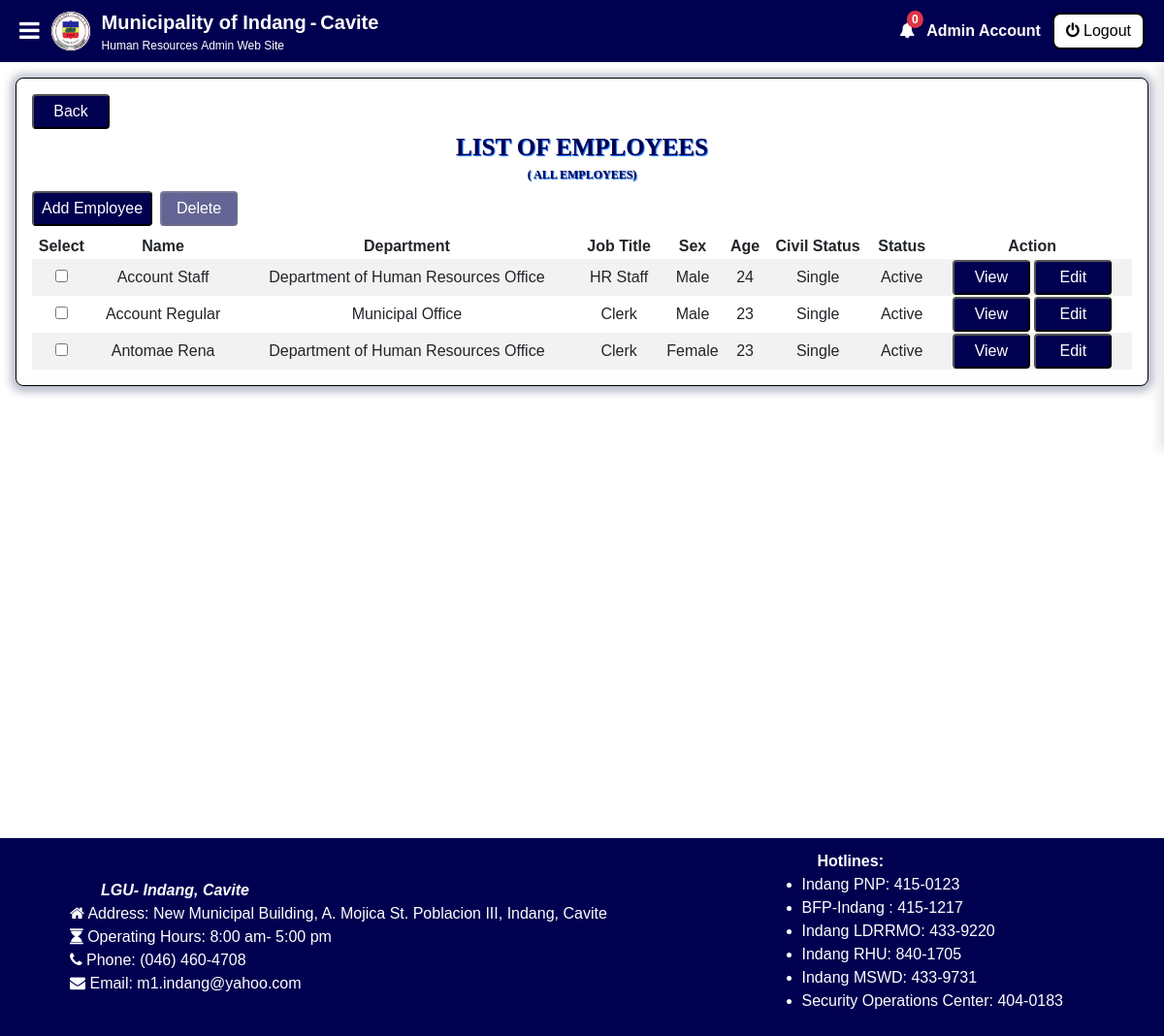
/admin/departments/employee-list/index.php (signed in), run on the app's committed database.
### tables this page shows
CREATE TABLE `tbl_useraccounts` (
  `account_id` int(11) NOT NULL,
  `employee_id` varchar(255) NOT NULL,
  `role` varchar(255) NOT NULL,
  `email` varchar(255) NOT NULL,
  `password` varchar(255) NOT NULL,
  `photoURL` varchar(255) NOT NULL,
  `firstName` varchar(255) NOT NULL,
  `middleName` varchar(255) NOT NULL,
  `lastName` varchar(255) NOT NULL,
  `suffix` varchar(255) NOT NULL,
  `birthdate` date NOT NULL,
  `sex` varchar(255) NOT NULL,
  `civilStatus` varchar(255) NOT NULL,
  `department` varchar(255) NOT NULL,
  `jobPosition` varchar(255) NOT NULL,
  `status` varchar(50) NOT NULL,
  `dateStarted` date NOT NULL,
  `dateCreated` timestamp NOT NULL DEFAULT current_timestamp(),
  `reasonForStatus` varchar(255) NOT NULL,
  `archive` varchar(50) NOT NULL
);

### admin/departments/employee-list/index.php (the view, shortened to what the rows shown need)
<?php
include ("../../../constants/routes.php");
$departmentlabel = "";
$departments = getAllDepartments();
if ($_GET['departmentlabel'] !== "index.php" && $_GET['departmentlabel'] !== "index.html") {
    $departmentlabel = sanitizeInput($_GET['departmentlabel']);
} else {
    if (isset($_SESSION['departmentlabel'])) {
        unset($_SESSION['departmentlabel']);
    }
}
if ($departmentlabel) {
    if (strcasecmp($departmentlabel, 'pending') == 0 || strcasecmp($departmentlabel, 'other') == 0 || strcasecmp($departmentlabel, 'others') == 0 || strcasecmp($departmentlabel, 'unassigned') == 0 || strcasecmp($departmentlabel, 'unassign') == 0) {
        $departmentName = "Pending and Unassigned";
        $empsql = "SELECT
                        u.*,
                        CASE
                            WHEN UPPER(d.archive) = 'DELETED' THEN ''
                            ELSE d.departmentName
                        END AS departmentName,
                        CASE
                            WHEN UPPER(desig.archive) = 'DELETED' THEN ''
                            ELSE desig.designationName
                        END AS designationName
                    FROM
                        tbl_useraccounts u
                    LEFT JOIN
                        tbl_departments d ON u.department = d.department_id
                    LEFT JOIN
                        tbl_designations desig ON u.jobPosition = desig.designation_id
                    WHERE
                        (d.department_id IS NULL OR UPPER(d.archive) = 'DELETED')
                        AND UPPER(u.archive) != 'DELETED' AND UPPER(u.role) != 'ADMIN'
                    ORDER BY
                        u.lastName ASC";
        $employees = $database->query($empsql);
    } else {
        for ($i = 0; $i < count($departments); $i++) {
            if ($departments[$i]['department_id'] == $departmentlabel) {
                $departmentName = $departments[$i]['departmentName'];
                break;
            }
        }
        $empsql = "SELECT
                        ua.*,
                        d.departmentName,
                        CASE
                            WHEN UPPER(desig.archive) = 'DELETED' THEN ''
                            ELSE desig.designationName
                        END AS designationName
                    FROM
                        tbl_useraccounts ua
                    LEFT JOIN
                        tbl_departments d ON ua.department = d.department_id
                    LEFT JOIN
                        tbl_designations desig ON ua.jobPosition = desig.designation_id
                    WHERE
                        ua.department = ? AND UPPER(ua.archive) != 'DELETED' AND UPPER(d.archive) != 'DELETED' AND UPPER(ua.role) != 'ADMIN'
                    ORDER BY
                        ua.lastName ASC";
        $stmt = $database->prepare($empsql);
        $stmt->bind_param("s", $departmentlabel);
        $stmt->execute();
        $employees = $stmt->get_result();
    }
} else {
    $empsql = " SELECT
                    ua.*,
                    CASE
                        WHEN UPPER(d.archive) = 'DELETED' THEN ''
                        ELSE d.departmentName
                    END AS departmentName,
                    CASE
                        WHEN UPPER(desig.archive) = 'DELETED' THEN ''
                        ELSE desig.designationName
                    END AS designationName
                FROM
                    tbl_useraccounts ua
                LEFT JOIN
                    tbl_departments d ON ua.department = d.department_id
                LEFT JOIN
                    tbl_designations desig ON ua.jobPosition = desig.designation_id
                WHERE
                    UPPER(ua.archive) != 'DELETED' AND UPPER(ua.role) != 'ADMIN'
                ORDER BY
                    ua.lastName ASC;
                ";
    $employees = $database->query($empsql);
}
?>
<!DOCTYPE html>
<html lang="en">
<head>
    <link rel="stylesheet" href="<?php echo $assets_bootstrap_vcss; ?>">
    <link rel="stylesheet" href="<?php echo $assets_bootstrap_css; ?>">
    <link rel='stylesheet' href="<?php echo $assets_fontawesome; ?>">
    <link rel="stylesheet" href="<?php echo $assets_toastify_css; ?>">
    <link rel="stylesheet" href="<?php echo $assets_datatable_css; ?>">
    <link rel="stylesheet" href="<?php echo $assets_datatable_css_select; ?>">
    <link rel="stylesheet" href="<?php echo $assets_datatable_bootstrap; ?>">
    <link rel="stylesheet" href="<?php echo $assets_css_styles; ?>">
</head>
<body class="webpage-background-cover-admin">
    <div>
        <?php include ($components_file_topnav) ?>
    </div>
    <div class="page-container">
        <div class="page-content">
            <div class="box-container">
                <form method="POST" action="<?php echo $action_delete_employee; ?>">
                    <table id="employees" class="text-center hover table-striped cell-border order-column"
                        style="width:100%">
                        <thead>
                            <tr>
                                <th>Select</th>
                                <th>Name</th>
                                <th>Department</th>
                                <th>Job Title</th>
                                <th>Sex</th>
                                <th>Age</th>
                                <th>Civil Status</th>
                                <th>Status</th>
                                <th>Action</th>
                            </tr>
                        </thead>
                        <tbody>
                            <?php
                            if ($employees->num_rows > 0) {
                                while ($row = $employees->fetch_assoc()) {
                                    ?>
                                    <tr>
                                        <td>
                                            <?php if (strtoupper($row['role']) != "ADMIN") { ?>
                                                <input type="checkbox" name="selectedEmployee[]"
                                                    value="<?php echo $row['employee_id']; ?>" />
                                            <?php } else { ?>
                                                <input type="checkbox" name="disabledones"
                                                    value="<?php echo $row['employee_id']; ?>" disabled />
                                            <?php } ?>
                                        </td>
                                        <td>
                                            <?php
                                            echo organizeFullName($row['firstName'], $row['middleName'], $row['lastName'], $row['suffix'], $order = 2);
                                            ?>
                                        </td>
                                        <td>
                                            <?php
                                            if ($row['departmentName']) {
                                                echo $row['departmentName'];
                                            } else if (strcasecmp($row['department'], "Pending") == 0) {
                                                echo "Pending";
                                            } else {
                                                echo "Unassigned";
                                            }
                                            ?>
                                        </td>
                                        <td>
                                            <?php
                                            if ($row['designationName']) {
                                                echo $row['designationName'];
                                            } else {
                                                echo "Unassigned";
                                            }
                                            ?>
                                        </td>
                                        <td>
                                            <?php echo $row['sex']; ?>
                                        </td>
                                        <td>
                                            <?php echo identifyEmployeeAge($row['birthdate']); ?>
                                        </td>
                                        <td>
                                            <?php echo $row['civilStatus']; ?>
                                        </td>
                                        <td>
                                            <?php echo $row['status']; ?>
                                        </td>
                                        <td>
                                            <a
                                                href="<?php echo $location_admin_departments_employee . '/' . $row['employee_id'] . '/'; ?>">
                                                <button type="button" class="custom-regular-button">
                                                    View
                                                </button>
                                            </a>
                                            <button type="button" class="custom-regular-button editEmployeeButton"
                                                data-toggle="modal" data-target="#editEmployee"
                                                data-employee-id="<?php echo $row['employee_id']; ?>"
                                                data-role="<?php echo $row['role']; ?>"
                                                data-email="<?php echo $row['email']; ?>"
                                                data-password="<?php echo $row['password']; ?>"
                                                data-first-name="<?php echo $row['firstName']; ?>"
                                                data-middle-name="<?php echo $row['middleName']; ?>"
                                                data-last-name="<?php echo $row['lastName']; ?>"
                                                data-suffix="<?php echo $row['suffix']; ?>"
                                                data-sex="<?php echo $row['sex']; ?>"
                                                data-civil-status="<?php echo $row['civilStatus']; ?>"
                                                data-birthdate="<?php echo $row['birthdate']; ?>"
                                                data-department="<?php echo $row['department']; ?>"
                                                data-job-position="<?php echo $row['jobPosition']; ?>"
                                                data-date-started="<?php echo $row['dateStarted']; ?>"
                                                data-account-status="<?php echo $row['status']; ?>">
                                                Edit
                                            </button>
                                        </td>
                                    </tr>
                                    <?php
                                }
                            }
                            ?>
                        </tbody>
                    </table>
                </form>
            </div>
        </div>
    </div>
</body>
</html>

### components/topnavigation.php (shortened to what the rows shown need)
<?php
$employeeUserName = [];
if (isset($_SESSION['employeeId'])) {
    $employeeId = $database->real_escape_string($_SESSION['employeeId']);
    $UserNamequery = "SELECT firstName, lastName FROM tbl_useraccounts WHERE employee_Id = ?";
    $stmtUserName = $database->prepare($UserNamequery);
    if ($stmtUserName) {
        $stmtUserName->bind_param("s", $employeeId);
        $stmtUserName->execute();
        $userResult = $stmtUserName->get_result();
        if ($userResult->num_rows > 0) {
            $employeeUserName = $userResult->fetch_assoc();
        }
    } else {
    }
}
?>
<nav id="top-nav" class="top-nav-container">
    <div class="top-nav-content">
        <div id="notification-menu" class="position-relative clickable-element toggle-notification">
            <i class="fa fa-bell text-white"></i>
            <span id="notifCount"
                class="position-absolute top-0 start-100 translate-middle badge rounded-pill bg-danger">
            </span>
        </div>
        <div class="top-nav-username text-truncate">
            <?php
            if (isset($_SESSION['employeeId']) && !empty($employeeUserName)) {
                echo htmlspecialchars($employeeUserName['firstName'] . " " . $employeeUserName['lastName'], ENT_QUOTES, 'UTF-8');
            } else {
                echo 'Username';
            }
            ?>
        </div>
        <form method="post">
            <button type="submit" name="logout" class="top-nav-logout-button">
            </button>
        </form>
    </div>
</nav>

### data on the page
tbl_useraccounts: firstName+lastName "Admin Account"
tbl_useraccounts: firstName+middleName+lastName "Account Staff", departmentName "Department of Human Resources Office", designationName "HR Staff", sex "Male", birthdate "24", civilStatus "Single", status "Active"
tbl_useraccounts: firstName+middleName+lastName "Account Regular", departmentName "Municipal Office", designationName "Clerk", sex "Male", birthdate "23", civilStatus "Single", status "Active"
tbl_useraccounts: firstName+middleName+lastName "Antomae Rena", departmentName "Department of Human Resources Office", designationName "Clerk", sex "Female", birthdate "23", civilStatus "Single", status "Active"

### other printed values
$departmentName "ALL EMPLOYEES"
